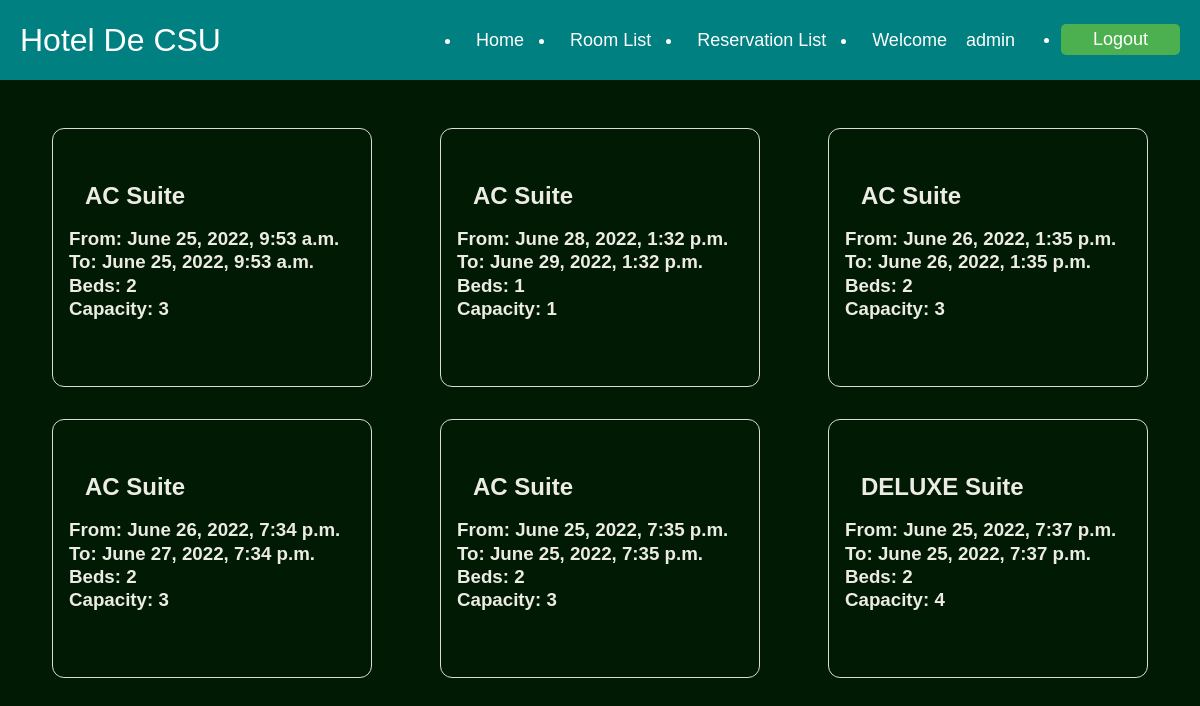
/reservation_list/ (signed in), run on an earlier commit of the app's database.
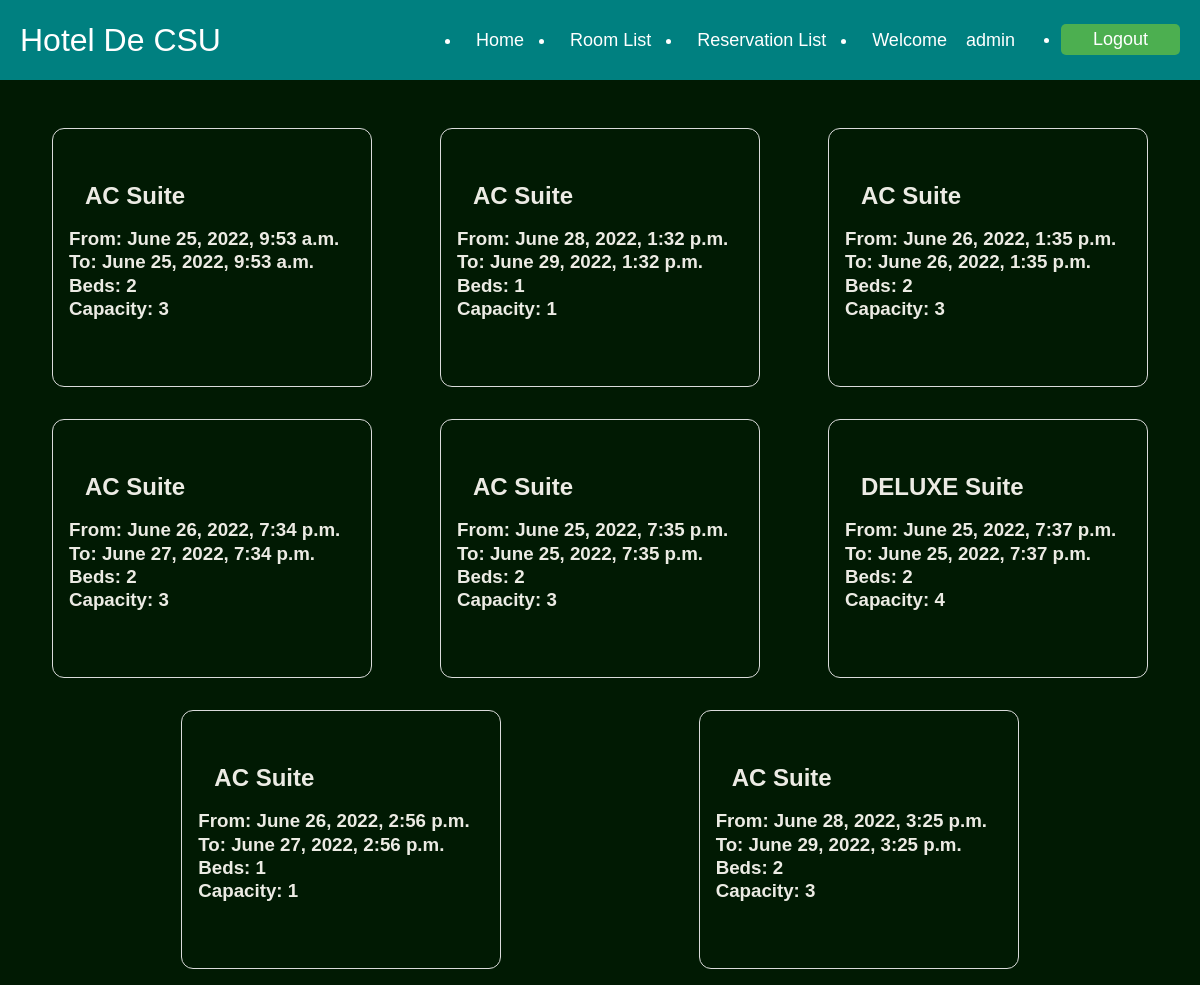
And on a later commit of the database.
### hotel/models.py (models this page shows, shortened)
class Reservation(models.Model):
    user = models.ForeignKey(settings.AUTH_USER_MODEL, on_delete=models.CASCADE)
    room = models.ForeignKey(Room, on_delete=models.CASCADE)
    check_in = models.DateTimeField()
    check_out = models.DateTimeField()
    def get_room_category(self):
        room_categories = dict(self.room.ROOM_CATEGORIES)
        room_category = room_categories.get(self.room.category)
        return room_category
    def get_cancel_reservation_url(self):
        return reverse_lazy('hotelViews:CancelReservationView', args=[self.pk, ])

class Room(models.Model):
    ROOM_CATEGORIES=(
        ('YAC', 'AC'),
        ('NAC', 'NON-AC'),
        ('DEL', 'DELUXE'),
        ('KIN', 'KING'),
        ('QUE', 'QUEEN'),
    )
    number = models.IntegerField()
    category = models.CharField(max_length=3, choices=ROOM_CATEGORIES)
    beds = models.IntegerField()
    capacity = models.IntegerField()

### hotelViews/views.py (the view)
# urls.py: path('reservation_list/', ReservationList.as_view(), name='ReservationList'),
class ReservationList(ListView):
    model = Reservation
    def get_queryset(self, *args, **kwargs):
        if self.request.user.is_staff:
            reservation_list = Reservation.objects.all()
            return reservation_list
        else:
            reservation_list = Reservation.objects.filter(user=self.request.user)
            return reservation_list

### hotelViews/templates/hotel/reservation_list.html (shortened to what this page needs)
{% load static %}
<!DOCTYPE html>
<html lang="en">
<head>
    <link rel="stylesheet" href="{% static 'hotel/css/reservation_list_view.css' %}">
    <nav class="navbar">
      <div class="logo">Hotel De CSU</div>
        <div class="nav-links" id="navLinks">
            <ul>
            <div class="menu">
            <li class="abc">
              <a href="{% url 'home' %}">Home</a>
            </li>
              <li class="abc"><a href="{% url 'hotelViews:RoomListView' %}">Room List</a></li>
              {% if user.is_authenticated %}
                <li class="abc">
                  <a href="{% url 'hotelViews:ReservationList' %}">Reservation List</a>
                </li>
                <li class="abcd">
                 Welcome
                <a href="{% url 'users_profile' %}" class="abc"> {{user}}</a>
            </li>
                <li class="ab">
                  <a href="{% url 'logout' %}"><button class="btn btn">Logout</button></a>
                </li>
              {% else %}
                <li class="abc">
                  <a href="{% url 'register_user' %}">Register</a></li>
                <li class="ab">
                  <a href="{% url 'login' %}"><button class="btn btn">Login</button></a>
                </li>
              {% endif %}
            </div>
          </ul>
        </div>
      </nav>
</head>
<body>
    <div class="content">
        <div class="bookings">
            {% for reservation in reservation_list %}
            <div class="booking">
                <div class="category">
                    <h2>{{reservation.get_room_category}} Suite</h2>
                </div>
                <div class="from">
                    <h3>From: {{reservation.check_in}}</h3>
                </div>
                <div class="to">
                    <h3>To: {{reservation.check_out}}</h3>
                </div>
                <div class="beds">
                    <h3>Beds: {{reservation.room.beds}}</h3>
                </div>
                <div class="capacity">
                    <h3>Capacity: {{reservation.room.capacity}}</h3>
                </div>
                <div class="cancel"><a href="{{reservation.get_cancel_reservation_url}}" class="invisible"></a></div>
            </div>
            {% endfor %}
        </div>
</body>
</html>

What changed in the data, as far as the page shows it:
added Reservation: get_room_category "AC", check_in "June 26, 2022, 2:56 p.m.", check_out "June 27, 2022, 2:56 p.m.", room.beds "1", room.capacity "1"
added Reservation: get_room_category "AC", check_in "June 28, 2022, 3:25 p.m.", check_out "June 29, 2022, 3:25 p.m.", room.beds "2", room.capacity "3"
